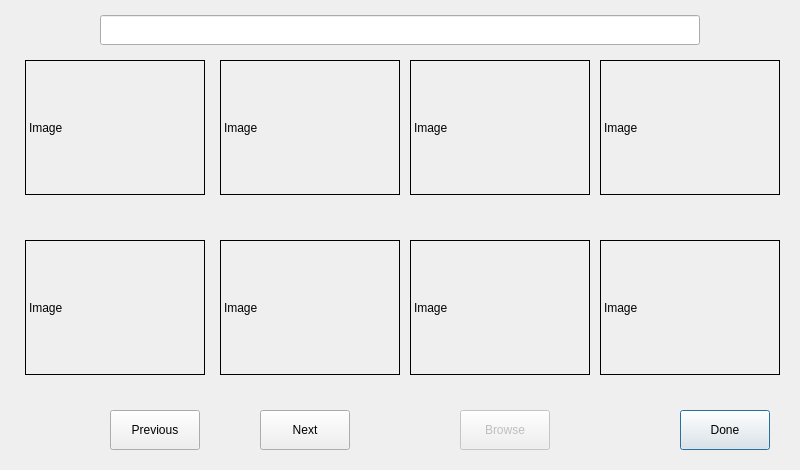
<?xml version="1.0" encoding="UTF-8"?>
<ui version="4.0">
 <class>Dialog_images</class>
 <widget class="QDialog" name="Dialog_images">
  <property name="geometry">
   <rect>
    <x>0</x>
    <y>0</y>
    <width>800</width>
    <height>470</height>
   </rect>
  </property>
  <property name="windowTitle">
   <string>Images</string>
  </property>
  <widget class="QLabel" name="label_image_1">
   <property name="geometry">
    <rect>
     <x>25</x>
     <y>60</y>
     <width>180</width>
     <height>135</height>
    </rect>
   </property>
   <property name="frameShape">
    <enum>QFrame::Box</enum>
   </property>
   <property name="text">
    <string>Image</string>
   </property>
  </widget>
  <widget class="QLabel" name="label_image_name_1">
   <property name="geometry">
    <rect>
     <x>25</x>
     <y>190</y>
     <width>180</width>
     <height>30</height>
    </rect>
   </property>
   <property name="font">
    <font>
     <pointsize>11</pointsize>
     <weight>75</weight>
     <italic>true</italic>
     <bold>true</bold>
    </font>
   </property>
   <property name="text">
    <string/>
   </property>
   <property name="alignment">
    <set>Qt::AlignCenter</set>
   </property>
  </widget>
  <widget class="QLabel" name="label_image_name_2">
   <property name="geometry">
    <rect>
     <x>220</x>
     <y>190</y>
     <width>180</width>
     <height>30</height>
    </rect>
   </property>
   <property name="font">
    <font>
     <pointsize>11</pointsize>
     <weight>75</weight>
     <italic>true</italic>
     <bold>true</bold>
    </font>
   </property>
   <property name="text">
    <string/>
   </property>
   <property name="alignment">
    <set>Qt::AlignCenter</set>
   </property>
  </widget>
  <widget class="QLabel" name="label_image_2">
   <property name="geometry">
    <rect>
     <x>220</x>
     <y>60</y>
     <width>180</width>
     <height>135</height>
    </rect>
   </property>
   <property name="frameShape">
    <enum>QFrame::Box</enum>
   </property>
   <property name="text">
    <string>Image</string>
   </property>
  </widget>
  <widget class="QLabel" name="label_image_name_3">
   <property name="geometry">
    <rect>
     <x>410</x>
     <y>190</y>
     <width>180</width>
     <height>30</height>
    </rect>
   </property>
   <property name="font">
    <font>
     <pointsize>11</pointsize>
     <weight>75</weight>
     <italic>true</italic>
     <bold>true</bold>
    </font>
   </property>
   <property name="text">
    <string/>
   </property>
   <property name="alignment">
    <set>Qt::AlignCenter</set>
   </property>
  </widget>
  <widget class="QLabel" name="label_image_3">
   <property name="geometry">
    <rect>
     <x>410</x>
     <y>60</y>
     <width>180</width>
     <height>135</height>
    </rect>
   </property>
   <property name="frameShape">
    <enum>QFrame::Box</enum>
   </property>
   <property name="text">
    <string>Image</string>
   </property>
  </widget>
  <widget class="QLabel" name="label_image_name_4">
   <property name="geometry">
    <rect>
     <x>600</x>
     <y>190</y>
     <width>180</width>
     <height>30</height>
    </rect>
   </property>
   <property name="font">
    <font>
     <pointsize>11</pointsize>
     <weight>75</weight>
     <italic>true</italic>
     <bold>true</bold>
    </font>
   </property>
   <property name="text">
    <string/>
   </property>
   <property name="alignment">
    <set>Qt::AlignCenter</set>
   </property>
  </widget>
  <widget class="QLabel" name="label_image_4">
   <property name="geometry">
    <rect>
     <x>600</x>
     <y>60</y>
     <width>180</width>
     <height>135</height>
    </rect>
   </property>
   <property name="frameShape">
    <enum>QFrame::Box</enum>
   </property>
   <property name="text">
    <string>Image</string>
   </property>
  </widget>
  <widget class="QLabel" name="label_image_name_5">
   <property name="geometry">
    <rect>
     <x>25</x>
     <y>370</y>
     <width>180</width>
     <height>30</height>
    </rect>
   </property>
   <property name="font">
    <font>
     <pointsize>11</pointsize>
     <weight>75</weight>
     <italic>true</italic>
     <bold>true</bold>
    </font>
   </property>
   <property name="text">
    <string/>
   </property>
   <property name="alignment">
    <set>Qt::AlignCenter</set>
   </property>
  </widget>
  <widget class="QLabel" name="label_image_name_8">
   <property name="geometry">
    <rect>
     <x>600</x>
     <y>370</y>
     <width>180</width>
     <height>30</height>
    </rect>
   </property>
   <property name="font">
    <font>
     <pointsize>11</pointsize>
     <weight>75</weight>
     <italic>true</italic>
     <bold>true</bold>
    </font>
   </property>
   <property name="text">
    <string/>
   </property>
   <property name="alignment">
    <set>Qt::AlignCenter</set>
   </property>
  </widget>
  <widget class="QLabel" name="label_image_5">
   <property name="geometry">
    <rect>
     <x>25</x>
     <y>240</y>
     <width>180</width>
     <height>135</height>
    </rect>
   </property>
   <property name="frameShape">
    <enum>QFrame::Box</enum>
   </property>
   <property name="text">
    <string>Image</string>
   </property>
  </widget>
  <widget class="QLabel" name="label_image_name_6">
   <property name="geometry">
    <rect>
     <x>220</x>
     <y>370</y>
     <width>180</width>
     <height>30</height>
    </rect>
   </property>
   <property name="font">
    <font>
     <pointsize>11</pointsize>
     <weight>75</weight>
     <italic>true</italic>
     <bold>true</bold>
    </font>
   </property>
   <property name="text">
    <string/>
   </property>
   <property name="alignment">
    <set>Qt::AlignCenter</set>
   </property>
  </widget>
  <widget class="QLabel" name="label_image_name_7">
   <property name="geometry">
    <rect>
     <x>410</x>
     <y>370</y>
     <width>180</width>
     <height>30</height>
    </rect>
   </property>
   <property name="font">
    <font>
     <pointsize>11</pointsize>
     <weight>75</weight>
     <italic>true</italic>
     <bold>true</bold>
    </font>
   </property>
   <property name="text">
    <string/>
   </property>
   <property name="alignment">
    <set>Qt::AlignCenter</set>
   </property>
  </widget>
  <widget class="QLabel" name="label_image_8">
   <property name="geometry">
    <rect>
     <x>600</x>
     <y>240</y>
     <width>180</width>
     <height>135</height>
    </rect>
   </property>
   <property name="frameShape">
    <enum>QFrame::Box</enum>
   </property>
   <property name="text">
    <string>Image</string>
   </property>
  </widget>
  <widget class="QLabel" name="label_image_6">
   <property name="geometry">
    <rect>
     <x>220</x>
     <y>240</y>
     <width>180</width>
     <height>135</height>
    </rect>
   </property>
   <property name="frameShape">
    <enum>QFrame::Box</enum>
   </property>
   <property name="text">
    <string>Image</string>
   </property>
  </widget>
  <widget class="QLabel" name="label_image_7">
   <property name="geometry">
    <rect>
     <x>410</x>
     <y>240</y>
     <width>180</width>
     <height>135</height>
    </rect>
   </property>
   <property name="frameShape">
    <enum>QFrame::Box</enum>
   </property>
   <property name="text">
    <string>Image</string>
   </property>
  </widget>
  <widget class="QPushButton" name="pushButton_imagest_exit">
   <property name="geometry">
    <rect>
     <x>680</x>
     <y>410</y>
     <width>90</width>
     <height>40</height>
    </rect>
   </property>
   <property name="text">
    <string>Done</string>
   </property>
  </widget>
  <widget class="QPushButton" name="pushButton_images_next">
   <property name="geometry">
    <rect>
     <x>260</x>
     <y>410</y>
     <width>90</width>
     <height>40</height>
    </rect>
   </property>
   <property name="text">
    <string>Next</string>
   </property>
  </widget>
  <widget class="QPushButton" name="pushButton_images_previous">
   <property name="geometry">
    <rect>
     <x>110</x>
     <y>410</y>
     <width>90</width>
     <height>40</height>
    </rect>
   </property>
   <property name="text">
    <string>Previous</string>
   </property>
  </widget>
  <widget class="QPushButton" name="pushButton_images_browse">
   <property name="enabled">
    <bool>false</bool>
   </property>
   <property name="geometry">
    <rect>
     <x>460</x>
     <y>410</y>
     <width>90</width>
     <height>40</height>
    </rect>
   </property>
   <property name="text">
    <string>Browse</string>
   </property>
  </widget>
  <widget class="QLineEdit" name="lineEdit_images_path">
   <property name="geometry">
    <rect>
     <x>100</x>
     <y>15</y>
     <width>600</width>
     <height>30</height>
    </rect>
   </property>
   <property name="readOnly">
    <bool>true</bool>
   </property>
  </widget>
  <widget class="QPushButton" name="pushButton_image_1">
   <property name="geometry">
    <rect>
     <x>25</x>
     <y>60</y>
     <width>180</width>
     <height>135</height>
    </rect>
   </property>
   <property name="text">
    <string/>
   </property>
   <property name="autoDefault">
    <bool>true</bool>
   </property>
   <property name="default">
    <bool>false</bool>
   </property>
   <property name="flat">
    <bool>true</bool>
   </property>
  </widget>
  <widget class="QPushButton" name="pushButton_image_2">
   <property name="geometry">
    <rect>
     <x>220</x>
     <y>60</y>
     <width>180</width>
     <height>135</height>
    </rect>
   </property>
   <property name="text">
    <string/>
   </property>
   <property name="flat">
    <bool>true</bool>
   </property>
  </widget>
  <widget class="QPushButton" name="pushButton_image_3">
   <property name="geometry">
    <rect>
     <x>410</x>
     <y>60</y>
     <width>180</width>
     <height>135</height>
    </rect>
   </property>
   <property name="text">
    <string/>
   </property>
   <property name="flat">
    <bool>true</bool>
   </property>
  </widget>
  <widget class="QPushButton" name="pushButton_image_4">
   <property name="geometry">
    <rect>
     <x>600</x>
     <y>60</y>
     <width>180</width>
     <height>135</height>
    </rect>
   </property>
   <property name="text">
    <string/>
   </property>
   <property name="flat">
    <bool>true</bool>
   </property>
  </widget>
  <widget class="QPushButton" name="pushButton_image_5">
   <property name="geometry">
    <rect>
     <x>25</x>
     <y>240</y>
     <width>180</width>
     <height>135</height>
    </rect>
   </property>
   <property name="text">
    <string/>
   </property>
   <property name="flat">
    <bool>true</bool>
   </property>
  </widget>
  <widget class="QPushButton" name="pushButton_image_6">
   <property name="geometry">
    <rect>
     <x>220</x>
     <y>240</y>
     <width>180</width>
     <height>135</height>
    </rect>
   </property>
   <property name="text">
    <string/>
   </property>
   <property name="flat">
    <bool>true</bool>
   </property>
  </widget>
  <widget class="QPushButton" name="pushButton_image_7">
   <property name="geometry">
    <rect>
     <x>410</x>
     <y>240</y>
     <width>180</width>
     <height>135</height>
    </rect>
   </property>
   <property name="text">
    <string/>
   </property>
   <property name="flat">
    <bool>true</bool>
   </property>
  </widget>
  <widget class="QPushButton" name="pushButton_image_8">
   <property name="geometry">
    <rect>
     <x>600</x>
     <y>240</y>
     <width>180</width>
     <height>135</height>
    </rect>
   </property>
   <property name="autoFillBackground">
    <bool>false</bool>
   </property>
   <property name="text">
    <string/>
   </property>
   <property name="flat">
    <bool>true</bool>
   </property>
  </widget>
 </widget>
 <resources/>
 <connections/>
</ui>
